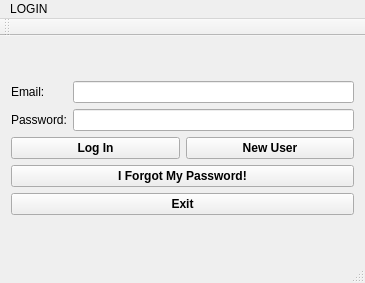
<?xml version="1.0" encoding="UTF-8"?>
<ui version="4.0">
 <class>MainWindow</class>
 <widget class="QMainWindow" name="MainWindow">
  <property name="geometry">
   <rect>
    <x>0</x>
    <y>0</y>
    <width>365</width>
    <height>283</height>
   </rect>
  </property>
  <property name="windowTitle">
   <string>Login</string>
  </property>
  <widget class="QWidget" name="centralWidget">
   <layout class="QVBoxLayout" name="verticalLayout_4">
    <item>
     <layout class="QVBoxLayout" name="verticalLayout_3">
      <item>
       <layout class="QHBoxLayout" name="horizontalLayout_2">
        <item>
         <layout class="QVBoxLayout" name="verticalLayout_2">
          <item>
           <widget class="QLabel" name="lblUserName">
            <property name="text">
             <string>Email:</string>
            </property>
           </widget>
          </item>
          <item>
           <widget class="QLabel" name="lblPassword">
            <property name="text">
             <string>Password:</string>
            </property>
           </widget>
          </item>
         </layout>
        </item>
        <item>
         <layout class="QVBoxLayout" name="verticalLayout">
          <item>
           <widget class="QLineEdit" name="lineEditUserName"/>
          </item>
          <item>
           <widget class="QLineEdit" name="lineEditPassword">
            <property name="echoMode">
             <enum>QLineEdit::Password</enum>
            </property>
           </widget>
          </item>
         </layout>
        </item>
       </layout>
      </item>
      <item>
       <layout class="QHBoxLayout" name="horizontalLayout">
        <item>
         <widget class="QPushButton" name="btnLogIn">
          <property name="font">
           <font>
            <weight>75</weight>
            <bold>true</bold>
           </font>
          </property>
          <property name="text">
           <string>Log In</string>
          </property>
         </widget>
        </item>
        <item>
         <widget class="QPushButton" name="btnNewUser">
          <property name="font">
           <font>
            <weight>75</weight>
            <bold>true</bold>
           </font>
          </property>
          <property name="text">
           <string>New User</string>
          </property>
         </widget>
        </item>
       </layout>
      </item>
      <item>
       <widget class="QPushButton" name="btnForgotPass">
        <property name="font">
         <font>
          <weight>75</weight>
          <bold>true</bold>
         </font>
        </property>
        <property name="text">
         <string>I Forgot My Password!</string>
        </property>
       </widget>
      </item>
      <item>
       <widget class="QPushButton" name="btnExit">
        <property name="font">
         <font>
          <weight>75</weight>
          <bold>true</bold>
         </font>
        </property>
        <property name="text">
         <string>Exit</string>
        </property>
       </widget>
      </item>
     </layout>
    </item>
   </layout>
  </widget>
  <widget class="QMenuBar" name="menuBar">
   <property name="geometry">
    <rect>
     <x>0</x>
     <y>0</y>
     <width>365</width>
     <height>22</height>
    </rect>
   </property>
   <widget class="QMenu" name="menuLOGIN">
    <property name="title">
     <string>LOGIN </string>
    </property>
   </widget>
   <addaction name="menuLOGIN"/>
  </widget>
  <widget class="QToolBar" name="mainToolBar">
   <property name="windowTitle">
    <string>LOGIN</string>
   </property>
   <attribute name="toolBarArea">
    <enum>TopToolBarArea</enum>
   </attribute>
   <attribute name="toolBarBreak">
    <bool>false</bool>
   </attribute>
  </widget>
  <widget class="QStatusBar" name="statusBar"/>
 </widget>
 <layoutdefault spacing="6" margin="11"/>
 <tabstops>
  <tabstop>lineEditUserName</tabstop>
  <tabstop>lineEditPassword</tabstop>
  <tabstop>btnLogIn</tabstop>
  <tabstop>btnNewUser</tabstop>
  <tabstop>btnForgotPass</tabstop>
  <tabstop>btnExit</tabstop>
 </tabstops>
 <resources/>
 <connections/>
</ui>
